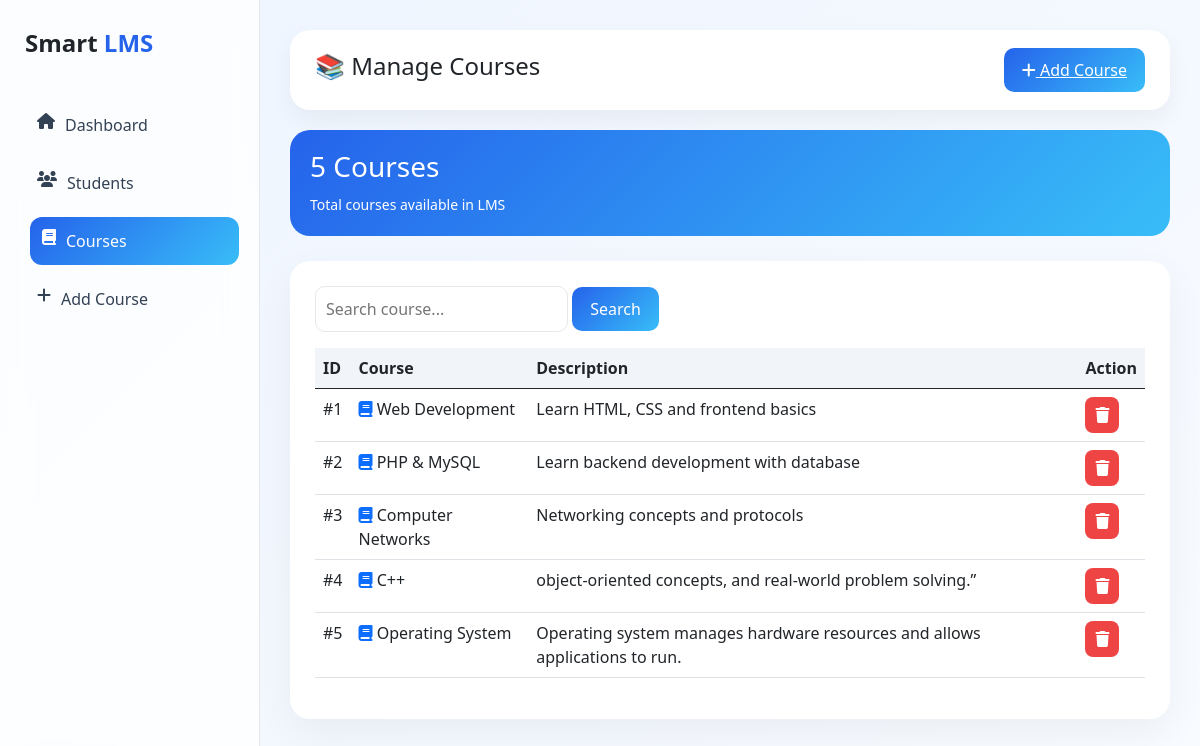
/lms_project/manage_courses.php (signed in), run on the app's committed database.
### tables this page shows
CREATE TABLE `courses` (
  `id` int(11) NOT NULL,
  `course_name` varchar(100) DEFAULT NULL,
  `description` text DEFAULT NULL
);

### lms_project/manage_courses.php (the view, shortened to what this page needs)
<?php
include 'includes/db.php';
$search = "";
if(isset($_GET['search'])){
    $search = $_GET['search'];
    $courses = mysqli_query($conn,"SELECT * FROM courses WHERE course_name LIKE '%$search%' ORDER BY id DESC");
}else{
    $courses = mysqli_query($conn,"SELECT * FROM courses ORDER BY id ASC");
}
$total_courses = mysqli_fetch_assoc(mysqli_query($conn,"SELECT COUNT(*) as total FROM courses"))['total'];
?>
<!DOCTYPE html>
<html>
<head>
<link href="https://cdn.jsdelivr.net/npm/bootstrap@5.0.2/dist/css/bootstrap.min.css" rel="stylesheet">
<link rel="stylesheet" href="https://cdnjs.cloudflare.com/ajax/libs/font-awesome/6.5.0/css/all.min.css">
</head>
<body>
<div class="sidebar">
    <div class="brand">Smart <span>LMS</span></div>
    <div class="menu">
        <a href="admin_dashboard.php"><i class="fa fa-home"></i> Dashboard</a>
        <a href="manage_students.php"><i class="fa fa-users"></i> Students</a>
        <a href="manage_courses.php" class="active"><i class="fa fa-book"></i> Courses</a>
        <a href="add_course.php"><i class="fa fa-plus"></i> Add Course</a>
    </div>
</div>
<div class="main">
    <div class="topbar">
        <h4>📚 Manage Courses</h4>
        <a href="add_course.php" class="btn-main">
            <i class="fa fa-plus"></i> Add Course
        </a>
    </div>
    <div class="stat-card">
        <h3><?php echo $total_courses; ?> Courses</h3>
        <small>Total courses available in LMS</small>
    </div>
    <div class="panel">
        <form method="GET" class="search-box mb-3">
            <input type="text" name="search" placeholder="Search course..." value="<?php echo $search; ?>">
            <button class="btn-main">Search</button>
        </form>
        <table class="table">
            <thead>
                <tr>
                    <th>ID</th>
                    <th>Course</th>
                    <th>Description</th>
                    <th>Action</th>
                </tr>
            </thead>
            <tbody>
            <?php while($row = mysqli_fetch_assoc($courses)){ ?>
                <tr>
                    <td>#<?php echo $row['id']; ?></td>
                    <td>
                        <i class="fa fa-book text-primary"></i>
                        <?php echo $row['course_name']; ?>
                    </td>
                    <td><?php echo $row['description']; ?></td>
                    <td>
                        <button onclick="return confirm('Delete this course?')"
                        onclick="window.location='?delete=<?php echo $row['id']; ?>'"
                        class="btn-delete">
                            <i class="fa fa-trash"></i>
                        </button>
                    </td>
                </tr>
            <?php } ?>
            </tbody>
        </table>
    </div>
</div>
</body>
</html>

### lms_project/manage_courses.php (style rules this page uses)
body { font-family:'Segoe UI', sans-serif; background:linear-gradient(135deg,#eef5ff,#f8fbff); }
.sidebar { width:260px; height:100vh; position:fixed; background:rgba(255,255,255,0.8); backdrop-filter:blur(15px); border-right:1px solid #e5e7eb; padding:25px; }
.brand { font-size:24px; font-weight:900; margin-bottom:40px; }
.brand span { color:#2563eb; }
.menu a { display:flex; gap:10px; padding:12px; margin-bottom:10px; color:#334155; text-decoration:none; border-radius:12px; transition:.3s; }
.menu a:hover, .menu a.active { background:linear-gradient(135deg,#2563eb,#38bdf8); color:white; transform:translateX(5px); }
.main { margin-left:260px; padding:30px; }
.topbar { display:flex; justify-content:space-between; align-items:center; background:white; padding:18px 25px; border-radius:20px; box-shadow:0 10px 25px rgba(0,0,0,.05); }
.stat-card { margin-top:20px; background:linear-gradient(135deg,#2563eb,#38bdf8); color:white; padding:20px; border-radius:20px; }
.panel { margin-top:25px; background:white; padding:25px; border-radius:20px; box-shadow:0 15px 40px rgba(0,0,0,.05); }
.table thead { background:#f1f5f9; }
.table tr { transition:.2s; }
.btn-main { background:linear-gradient(135deg,#2563eb,#38bdf8); color:white; border:none; padding:10px 18px; border-radius:10px; }
.btn-delete { background:#ef4444; color:white; padding:6px 10px; border-radius:8px; border:none; }
.search-box input { border-radius:10px; padding:10px; border:1px solid #e5e7eb; }

### data on the page
courses: id "1", course_name "Web Development", description "Learn HTML, CSS and frontend basics"
courses: id "2", course_name "PHP & MySQL", description "Learn backend development with database"
courses: id "3", course_name "Computer Networks", description "Networking concepts and protocols"
courses: id "4", course_name "C++", description "object-oriented concepts, and real-world problem solving.”"
courses: id "5", course_name "Operating System", description "Operating system manages hardware resources and allows applications to run."

### other printed values
$total_courses "5"
